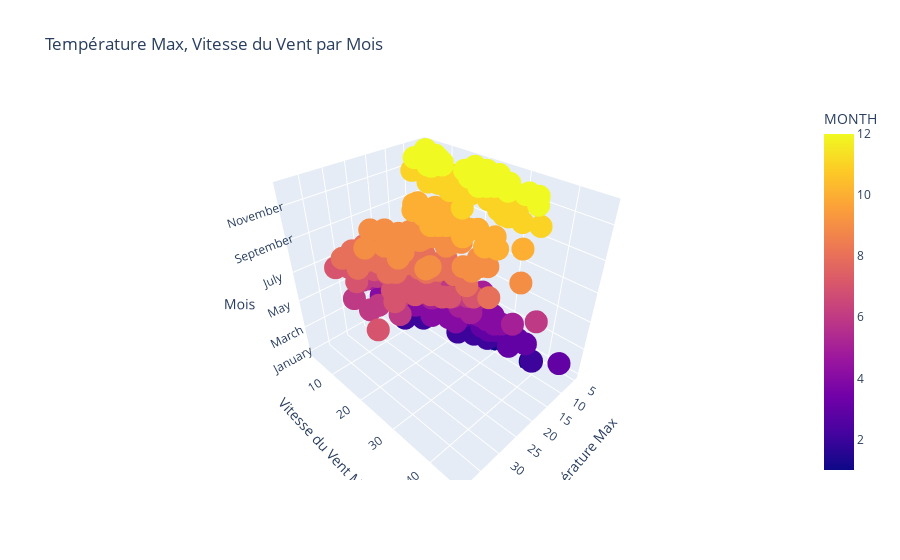

Write notebook code for a chart like this one.
### Markdown cell above
## 3D Chart
Do you have some 3D glasses ?

### Code cell
# Draw a 3D Scatterplot with Max Temperature on X-axis, Windspeed on Y-axis and Month on Z-axis

fig = px.scatter_3d(
    df,
    x="MAX_TEMPERATURE_C",
    y="WINDSPEED_MAX_KMH",
    z="MONTH_NAME",
    color="MONTH",
    title="Température Max, Vitesse du Vent par Mois",
    labels={
        "MAX_TEMPERATURE_C": "Température Max",
        "WINDSPEED_MAX_KMH": "Vitesse du Vent Max",
        "MONTH_NAME": "Mois"
    }
)

#Complete this code
fig.show()

# OK, you can move the cube with your mouse, that's impressive. But it's not readable, let's try another thing with the same data.

### Figure 1 — Plotly figure (JSON) as saved in the notebook; plotly's stock layout.template omitted (floating-point values rounded to 4 significant figures; data arrays with more than 128 entries replaced by an {"elided": "..."} marker saying what was removed)
{"data": [{"hovertemplate": "Température Max=%{x}<br>Vitesse du Vent Max=%{y}<br>Mois=%{z}<br>MONTH=%{marker.color}<extra></extra>", "legendgroup": "", "marker": {"color": {"elided": "365 int values"}, "coloraxis": "coloraxis", "symbol": "circle"}, "mode": "markers", "name": "", "scene": "scene", "showlegend": false, "type": "scatter3d", "x": {"elided": "365 int values"}, "y": {"elided": "365 int values"}, "z": {"elided": "365 str values"}}], "layout": {"coloraxis": {"colorbar": {"title": {"text": "MONTH"}}, "colorscale": [[0, "#0d0887"], [0.1111, "#46039f"], [0.2222, "#7201a8"], [0.3333, "#9c179e"], [0.4444, "#bd3786"], [0.5556, "#d8576b"], [0.6667, "#ed7953"], [0.7778, "#fb9f3a"], [0.8889, "#fdca26"], [1, "#f0f921"]]}, "legend": {"tracegroupgap": 0}, "scene": {"domain": {"x": [0, 1], "y": [0, 1]}, "xaxis": {"title": {"text": "Température Max"}}, "yaxis": {"title": {"text": "Vitesse du Vent Max"}}, "zaxis": {"title": {"text": "Mois"}}}, "title": {"text": "Température Max, Vitesse du Vent par Mois"}}}
